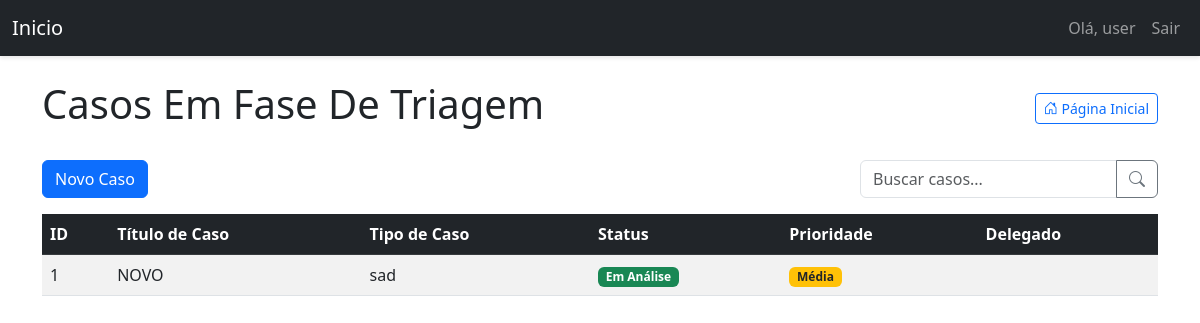
The app's page /dashboard/ (signed in), older data.
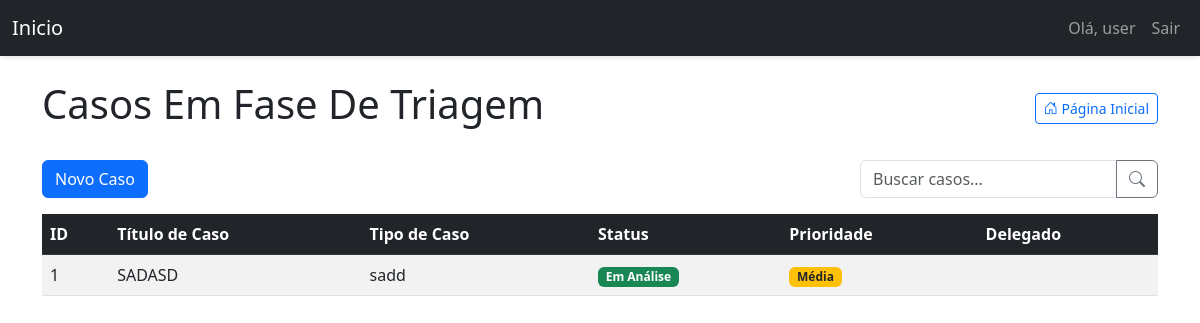
The same page, newer data.
### models.py (models this page shows, shortened)
class Ticket(db.Model):
    id = db.Column(db.Integer, primary_key=True)
    ticket_code = db.Column(db.String(30), unique=True)
    title = db.Column(db.String(140))
    description = db.Column(db.Text)
    case_number = db.Column(db.String(50))
    status = db.Column(db.String(20), default='Em Análise')
    priority = db.Column(db.String(20), default='Média')
    created_at = db.Column(db.DateTime, index=True, default=datetime.utcnow)
    updated_at = db.Column(db.DateTime, index=True, default=datetime.utcnow)
    user_id = db.Column(db.Integer, db.ForeignKey('user.id'))
    delegado = db.Column(db.String(100))
    comments = db.relationship('Comment', backref='ticket', lazy='dynamic', cascade="all, delete-orphan")
    attachments = db.relationship('Attachment', backref='ticket', lazy='dynamic', cascade="all, delete-orphan")
    todos = db.relationship('TodoItem', backref='ticket', lazy='dynamic', cascade="all, delete-orphan")

### triagem/routes/dashboard.py (the view)
@dashboard_bp.route('/')  # Rota vazia, que combina com o prefixo '/dashboard' em app.py
@login_required
def dashboard():
    search_term = request.args.get('search', '')
    query = Ticket.query
    if not current_user.is_admin:
        query = query.filter(Ticket.user_id == current_user.id)
    if search_term:
        query = query.filter(
            (Ticket.title.ilike(f'%{search_term}%')) |
            (Ticket.case_number.ilike(f'%{search_term}%')) |
            (Ticket.description.ilike(f'%{search_term}%'))
        )
    status_order = {'Em Análise': 1, 'Em Espera': 2, 'Arquivado': 3}
    priority_order = {'Alta': 1, 'Média': 2, 'Baixa': 3}
    query = query.order_by(
        db.case(status_order, value=Ticket.status),
        db.case(priority_order, value=Ticket.priority),
        Ticket.updated_at.desc()
    )
    tickets = query.all()
    return render_template('dashboard.html', tickets=tickets, search_term=search_term)

### triagem/templates/dashboard.html (shortened to what this page needs)
{% extends "base.html" %}
{% block content %}
<div class="d-flex justify-content-between align-items-center mb-4 flex-wrap">
    <h1>Casos Em Fase De Triagem</h1>
    <a href="{{ url_for('main.index') }}" class="btn btn-outline-primary btn-sm">
        <i class="bi bi-house-door"></i> Página Inicial
    </a>
</div>
<div class="d-flex justify-content-between mb-3 flex-wrap">
    <a href="{{ url_for('ticket.create_ticket') }}" class="btn btn-primary">Novo Caso</a>
    <form method="GET" action="{{ url_for('dashboard.dashboard') }}" class="d-flex ms-md-auto mt-2 mt-md-0">
        <div class="input-group">
            <input type="text" name="search" class="form-control" placeholder="Buscar casos..." value="{{ request.args.get('search', '') }}">
            <button class="btn btn-outline-secondary" type="submit">
                <i class="bi bi-search"></i>
            </button>
        </div>
    </form>
</div>
<div class="table-responsive">
    <table class="table table-striped table-hover">
        <thead class="table-dark">
            <tr>
                <th>ID</th>
                <th>Título de Caso</th>
                <th>Tipo de Caso</th>
                <th>Status</th>
                <th>Prioridade</th>
                <th>Delegado</th>
            </tr>
        </thead>
        <tbody>
            {% for ticket in tickets %}
            <tr class="clickable-row" data-href="{{ url_for('ticket.view_ticket', ticket_id=ticket.id) }}">
                <td>{{ ticket.id }}</td>
                <td>{{ ticket.title }}</td>
                <td>{{ ticket.case_number }}</td>
                <td>
                    <span class="badge
                        {% if ticket.status == 'Em Análise' %}bg-success
                        {% elif ticket.status == 'Em Espera' %}bg-warning text-dark
                        {% elif ticket.status == 'Arquivado' %}bg-secondary
                        {% else %}bg-info{% endif %}">
                        {{ ticket.status }}
                    </span>
                </td>
                <td>
                    <span class="badge
                        {% if ticket.priority == 'Alta' %}bg-danger
                        {% elif ticket.priority == 'Média' %}bg-warning text-dark
                        {% elif ticket.priority == 'Baixa' %}bg-info
                        {% else %}bg-secondary{% endif %}">
                        {{ ticket.priority }}
                    </span>
                </td>
                <td>{{ ticket.delegado }}</td>
            </tr>
            {% endfor %}
        </tbody>
    </table>
</div>
{% endblock %}

Row changes from the older to the newer data that the page shows:
changed Ticket "Em Análise": title "NOVO" → "SADASD"; case_number "sad" → "sadd"
